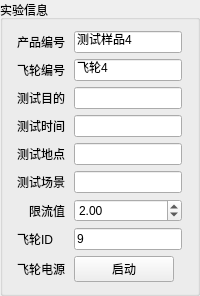
         <widget class="QGroupBox" name="groupBox_16">
          <property name="title">
           <string>实验信息</string>
          </property>
          <layout class="QGridLayout" name="gridLayout_24">
           <item row="0" column="0">
            <widget class="QLabel" name="label_113">
             <property name="sizePolicy">
              <sizepolicy hsizetype="Fixed" vsizetype="Preferred">
               <horstretch>0</horstretch>
               <verstretch>0</verstretch>
              </sizepolicy>
             </property>
             <property name="text">
              <string>产品编号</string>
             </property>
            </widget>
           </item>
           <item row="0" column="1">
            <widget class="QLineEdit" name="lineEdit_product_no_4">
             <property name="sizePolicy">
              <sizepolicy hsizetype="Preferred" vsizetype="Fixed">
               <horstretch>0</horstretch>
               <verstretch>0</verstretch>
              </sizepolicy>
             </property>
             <property name="maximumSize">
              <size>
               <width>130</width>
               <height>16777215</height>
              </size>
             </property>
             <property name="text">
              <string>测试样品4</string>
             </property>
            </widget>
           </item>
           <item row="1" column="0">
            <widget class="QLabel" name="label_112">
             <property name="sizePolicy">
              <sizepolicy hsizetype="Fixed" vsizetype="Preferred">
               <horstretch>0</horstretch>
               <verstretch>0</verstretch>
              </sizepolicy>
             </property>
             <property name="text">
              <string>飞轮编号</string>
             </property>
            </widget>
           </item>
           <item row="1" column="1">
            <widget class="QLineEdit" name="lineEdit_exp_fw_id_4">
             <property name="sizePolicy">
              <sizepolicy hsizetype="Preferred" vsizetype="Fixed">
               <horstretch>0</horstretch>
               <verstretch>0</verstretch>
              </sizepolicy>
             </property>
             <property name="maximumSize">
              <size>
               <width>130</width>
               <height>16777215</height>
              </size>
             </property>
             <property name="text">
              <string>飞轮4</string>
             </property>
            </widget>
           </item>
           <item row="2" column="0">
            <widget class="QLabel" name="label_117">
             <property name="sizePolicy">
              <sizepolicy hsizetype="Fixed" vsizetype="Preferred">
               <horstretch>0</horstretch>
               <verstretch>0</verstretch>
              </sizepolicy>
             </property>
             <property name="text">
              <string>测试目的</string>
             </property>
            </widget>
           </item>
           <item row="2" column="1">
            <widget class="QLineEdit" name="lineEdit_exp_aim_4">
             <property name="sizePolicy">
              <sizepolicy hsizetype="Preferred" vsizetype="Fixed">
               <horstretch>0</horstretch>
               <verstretch>0</verstretch>
              </sizepolicy>
             </property>
             <property name="maximumSize">
              <size>
               <width>130</width>
               <height>16777215</height>
              </size>
             </property>
             <property name="text">
              <string/>
             </property>
            </widget>
           </item>
           <item row="3" column="0">
            <widget class="QLabel" name="label_114">
             <property name="sizePolicy">
              <sizepolicy hsizetype="Fixed" vsizetype="Preferred">
               <horstretch>0</horstretch>
               <verstretch>0</verstretch>
              </sizepolicy>
             </property>
             <property name="text">
              <string>测试时间</string>
             </property>
            </widget>
           </item>
           <item row="3" column="1">
            <widget class="QLineEdit" name="lineEdit_exp_time_4">
             <property name="sizePolicy">
              <sizepolicy hsizetype="Preferred" vsizetype="Fixed">
               <horstretch>0</horstretch>
               <verstretch>0</verstretch>
              </sizepolicy>
             </property>
             <property name="maximumSize">
              <size>
               <width>130</width>
               <height>16777215</height>
              </size>
             </property>
             <property name="text">
              <string/>
             </property>
            </widget>
           </item>
           <item row="4" column="0">
            <widget class="QLabel" name="label_115">
             <property name="text">
              <string>测试地点</string>
             </property>
            </widget>
           </item>
           <item row="4" column="1">
            <widget class="QLineEdit" name="lineEdit_exp_address_4">
             <property name="sizePolicy">
              <sizepolicy hsizetype="Fixed" vsizetype="Fixed">
               <horstretch>0</horstretch>
               <verstretch>0</verstretch>
              </sizepolicy>
             </property>
             <property name="maximumSize">
              <size>
               <width>130</width>
               <height>16777215</height>
              </size>
             </property>
            </widget>
           </item>
           <item row="5" column="0">
            <widget class="QLabel" name="label_116">
             <property name="text">
              <string>测试场景</string>
             </property>
            </widget>
           </item>
           <item row="5" column="1">
            <widget class="QLineEdit" name="lineEdit_exp_environment_4">
             <property name="sizePolicy">
              <sizepolicy hsizetype="Fixed" vsizetype="Fixed">
               <horstretch>0</horstretch>
               <verstretch>0</verstretch>
              </sizepolicy>
             </property>
             <property name="maximumSize">
              <size>
               <width>130</width>
               <height>16777215</height>
              </size>
             </property>
            </widget>
           </item>
           <item row="6" column="0">
            <widget class="QLabel" name="label_624">
             <property name="text">
              <string>限流值</string>
             </property>
             <property name="alignment">
              <set>Qt::AlignRight|Qt::AlignTrailing|Qt::AlignVCenter</set>
             </property>
            </widget>
           </item>
           <item row="6" column="1">
            <widget class="QDoubleSpinBox" name="doubleSpinBox_limit_current_4">
             <property name="decimals">
              <number>2</number>
             </property>
             <property name="singleStep">
              <double>0.100000000000000</double>
             </property>
             <property name="value">
              <double>2.000000000000000</double>
             </property>
            </widget>
           </item>
           <item row="8" column="0">
            <widget class="QLabel" name="label_111">
             <property name="sizePolicy">
              <sizepolicy hsizetype="Fixed" vsizetype="Preferred">
               <horstretch>0</horstretch>
               <verstretch>0</verstretch>
              </sizepolicy>
             </property>
             <property name="text">
              <string>飞轮电源</string>
             </property>
            </widget>
           </item>
           <item row="8" column="1">
            <widget class="QPushButton" name="pushButton_system_power_4">
             <property name="maximumSize">
              <size>
               <width>100</width>
               <height>16777215</height>
              </size>
             </property>
             <property name="text">
              <string>启动</string>
             </property>
            </widget>
           </item>
           <item row="7" column="0">
            <widget class="QLabel" name="label_332">
             <property name="text">
              <string>飞轮ID</string>
             </property>
            </widget>
           </item>
           <item row="7" column="1">
            <widget class="QLineEdit" name="lineEdit_fwid_4">
             <property name="sizePolicy">
              <sizepolicy hsizetype="Fixed" vsizetype="Fixed">
               <horstretch>0</horstretch>
               <verstretch>0</verstretch>
              </sizepolicy>
             </property>
             <property name="text">
              <string>9</string>
             </property>
            </widget>
           </item>
          </layout>
         </widget>
